Frame 1 (no input): blank canvas, image omitted
Frame 60 (the mouse pressed at the canvas centre just before this capture): blank canvas, image omitted
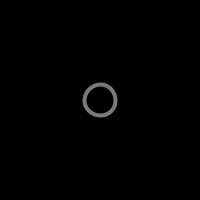
Frame 120 (the mouse held since frame 60 and released just before this capture)

The Processing sketch whose frames 1 and 60 were blank and that drew this single picture after the mouse press (run headless with seeded random() and noise(); from frame 60 on, the mouse is pressed at the canvas centre):

// Processing sketch: clase08e16
// ── clase08e16.pde
Anillo[] anillos; // Declarar matriz
int numRings = 50;
int currentRing = 0; 

void setup() {
  size(200, 200);
  anillos = new Anillo[numRings]; // Crear matriz
  for (int i = 0; i < anillos.length; i++) {
    anillos[i] = new Anillo(); // Crear cada objeto
  }
}
void draw() {
  background(0);
  for (int i = 0; i < anillos.length; i++) {
    anillos[i].grow();
    anillos[i].display();
  }
}

// Click para crear un Ring nuevo
void mousePressed() {
  anillos[currentRing].start(mouseX, mouseY);
  currentRing++;
  if (currentRing >= numRings) {
    currentRing = 0;
  }
}

class Anillo {
  float x, y;          // Coordenadas x e y
  float diameter;      // Diametro del anillo
  boolean on = false;  // Enciende y apaga el dibujo

  void start(float xpos, float ypos) {
    x = xpos;
    y = ypos; 

    diameter = 1;
    on = true;
  }

  void grow() {
    if (on == true) {
      diameter += 0.5;
      if (diameter > 400) {
        on = false;
        diameter = 1;
      }
    }
  }

  void display() {
    if (on == true) {
      noFill();
      strokeWeight(4);
      stroke(204, 153);
      ellipse(x, y, diameter, diameter);
    }
  }
}
